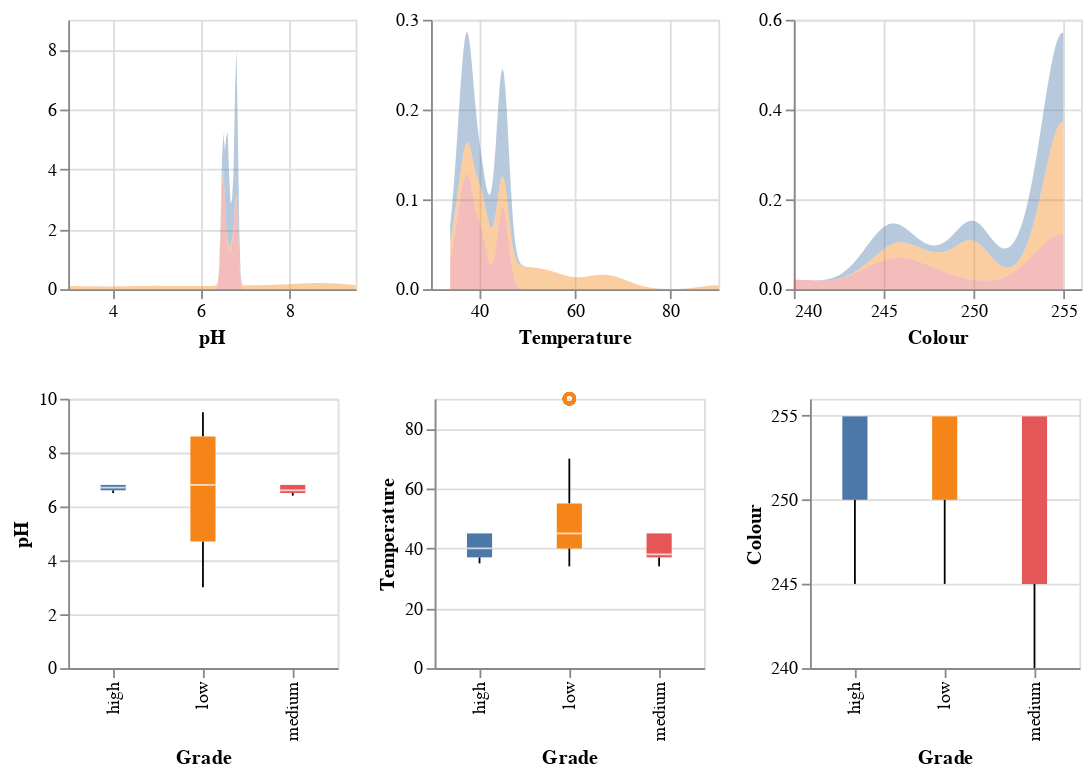

Notebook cell for this chart:
### Markdown cell above
#### 1.8 Distribution and  Outliers

### Code cell
d1 = alt.Chart(data).transform_density('pH', groupby=['Grade'], as_=['pH', 'density']).mark_area(opacity=0.4).encode(
    alt.X('pH', title='pH'),
    alt.Y('density:Q', title=None),
    alt.Color('Grade:N')
).properties(height=150, width=160)

d2 = alt.Chart(data).transform_density('Temprature', groupby=['Grade'], as_=['Temprature', 'density']).mark_area(opacity=0.4).encode(
    alt.X('Temprature', title='Temperature'),
    alt.Y('density:Q', title=None),
    alt.Color('Grade:N')
).properties(height=150, width=160)

d3 = alt.Chart(data).transform_density('Colour', groupby=['Grade'], as_=['Colour', 'density']).mark_area(opacity=0.4).encode(
    alt.X('Colour', title='Colour'),
    alt.Y('density:Q', title=None),
    alt.Color('Grade:N')
).properties(height=150, width=160) 


b1 = alt.Chart(data, height=150, width=150).mark_boxplot().encode(
    alt.X("Grade:N"),
    alt.Y("pH:Q").scale(zero=True),
    alt.Color("Grade:N").legend(None),
)

b2 = alt.Chart(data, height=150, width=150).mark_boxplot().encode(
    alt.X("Grade:N"),
    alt.Y("Temprature:Q", title='Temperature').scale(zero=True),
    alt.Color("Grade:N").legend(None),
)

b3 = alt.Chart(data, height=150, width=150).mark_boxplot().encode(
    alt.X("Grade:N"),
    alt.Y("Colour:Q").scale(zero=False),
    alt.Color("Grade:N"))


(d1 | d2 | d3) & (b1 | b2 | b3)

### Figure 1 — Vega-Lite specification as saved in the notebook (floating-point values rounded to 4 significant figures; data arrays with more than 128 entries replaced by an {"elided": "..."} marker saying what was removed)
{"config": {"view": {"continuousWidth": 300, "continuousHeight": 300}}, "vconcat": [{"hconcat": [{"mark": {"type": "area", "opacity": 0.4}, "encoding": {"color": {"field": "Grade", "type": "nominal"}, "x": {"field": "pH", "title": "pH", "type": "quantitative"}, "y": {"field": "density", "title": null, "type": "quantitative"}}, "height": 150, "transform": [{"density": "pH", "groupby": ["Grade"], "as": ["pH", "density"]}], "width": 160}, {"mark": {"type": "area", "opacity": 0.4}, "encoding": {"color": {"field": "Grade", "type": "nominal"}, "x": {"field": "Temprature", "title": "Temperature", "type": "quantitative"}, "y": {"field": "density", "title": null, "type": "quantitative"}}, "height": 150, "transform": [{"density": "Temprature", "groupby": ["Grade"], "as": ["Temprature", "density"]}], "width": 160}, {"mark": {"type": "area", "opacity": 0.4}, "encoding": {"color": {"field": "Grade", "type": "nominal"}, "x": {"field": "Colour", "title": "Colour", "type": "quantitative"}, "y": {"field": "density", "title": null, "type": "quantitative"}}, "height": 150, "transform": [{"density": "Colour", "groupby": ["Grade"], "as": ["Colour", "density"]}], "width": 160}]}, {"hconcat": [{"mark": {"type": "boxplot"}, "encoding": {"color": {"field": "Grade", "legend": null, "type": "nominal"}, "x": {"field": "Grade", "type": "nominal"}, "y": {"field": "pH", "scale": {"zero": true}, "type": "quantitative"}}, "height": 150, "width": 150}, {"mark": {"type": "boxplot"}, "encoding": {"color": {"field": "Grade", "legend": null, "type": "nominal"}, "x": {"field": "Grade", "type": "nominal"}, "y": {"field": "Temprature", "scale": {"zero": true}, "title": "Temperature", "type": "quantitative"}}, "height": 150, "width": 150}, {"mark": {"type": "boxplot"}, "encoding": {"color": {"field": "Grade", "type": "nominal"}, "x": {"field": "Grade", "type": "nominal"}, "y": {"field": "Colour", "scale": {"zero": false}, "type": "quantitative"}}, "height": 150, "width": 150}]}], "data": {"name": "data-4bd1a24753d6b6b5be5ed78ab785d07c"}, "$schema": "https://vega.github.io/schema/vega-lite/v5.16.3.json", "datasets": {"data-4bd1a24753d6b6b5be5ed78ab785d07c": {"elided": "1059 records"}}}
